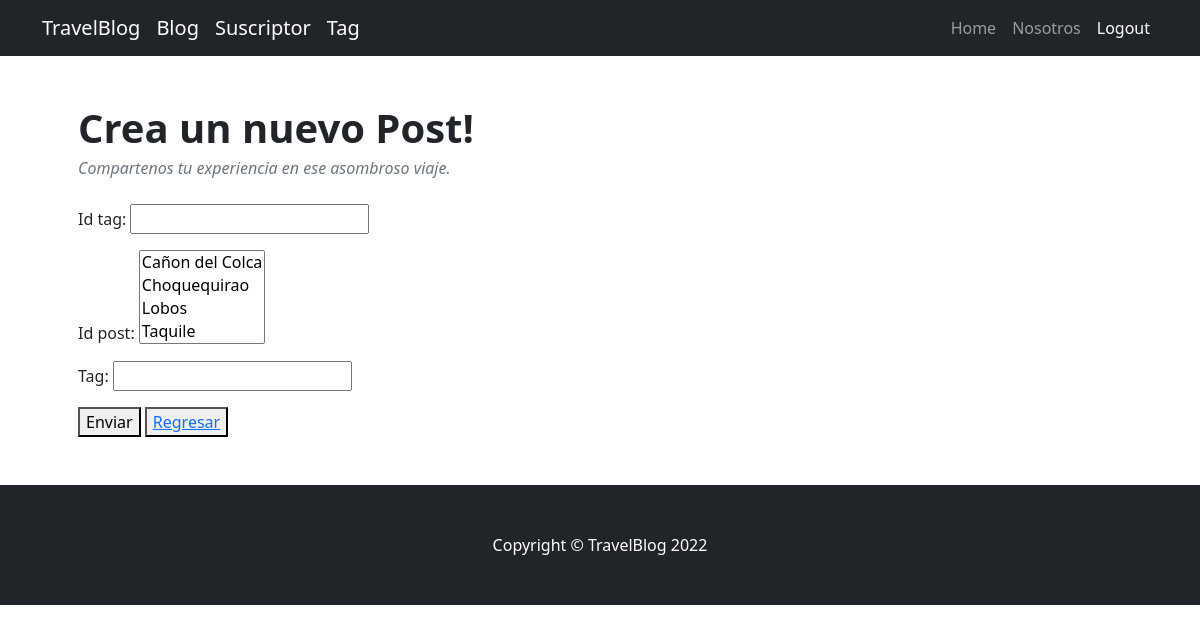
/form_tags/ (signed in), run on an earlier commit of the app's database.
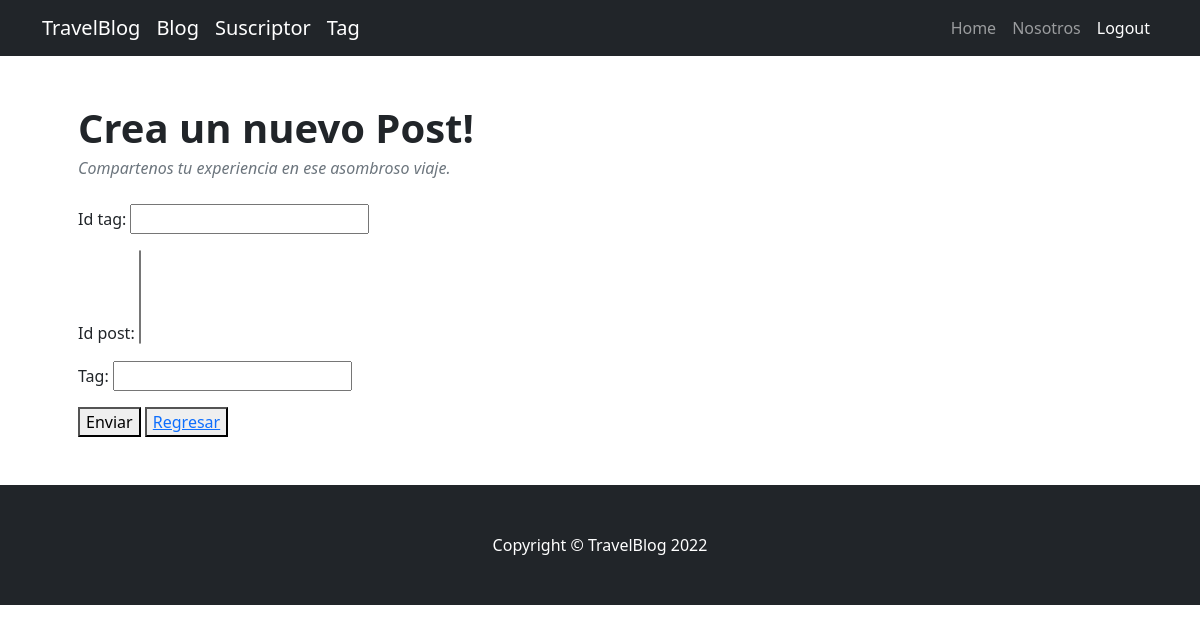
And on a later commit of the database.
### AppBlog/models.py (models this page shows)
class Post(models.Model):
    id_post = models.AutoField(primary_key=True)
    nombre = models.CharField(max_length=50)
    sub_titulo = models.CharField(max_length=50)
    fecha_publicacion = models.DateField()
    img = models.CharField(max_length=100)
    descripcion = models.CharField(max_length=100)
    class Meta:
        verbose_name = 'Post'
        verbose_name_plural = 'Posts'
        ordering = ['id_post']
    def __str__(self):
        return self.nombre

### AppBlog/views.py (the view)
# urls.py: path('form_tags/', TagsCreateView.as_view(), name='Tags_CreateView'),
class TagsCreateView(LoginRequiredMixin,CreateView):
    model = Tags
    success_url = '/list_tags'
    fields = ['id_tag','id_post','tag']

### AppBlog/templates/AppBlog/tags_form.html
{% extends 'base.html' %}
{% load static %}
{% block codigoDinamico %}
<div class="container px-5 my-5">
    <header class="mb-4">
        <h1 class="fw-bolder mb-1">Crea un nuevo Post!</h1>
        <div class="text-muted fst-italic mb-2">Compartenos tu experiencia en ese asombroso viaje.</div>
    </header>
    <form method="post"> {%csrf_token %}
        {{form.as_p}}
        <button type="submit" value="enviar">Enviar</button>
    <button>
        <a href="{% url 'Tags_ListView' %}">Regresar</a>
    </button>
    </form>
</div>
{%endblock%}

What changed in the data, as far as the page shows it:
removed Post: id_post "Cañon del Colca / Choquequirao / Lobos / Taquile"
